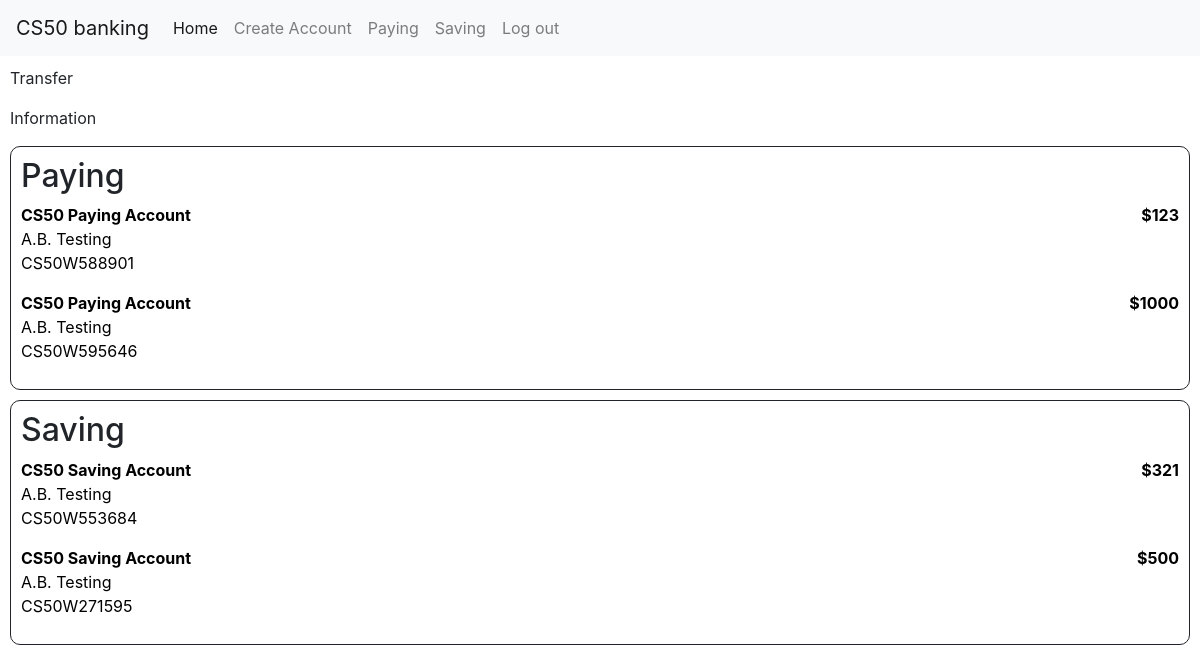
Page / (signed in) on the committed database.
### bank/models.py (models this page shows, shortened)
class Bankaccount(models.Model):
    holder = models.ManyToManyField('User', blank=False, related_name="account")
    name = models.CharField(max_length=50)
    number = models.CharField(max_length=18, unique=True)
    amount = models.IntegerField()
    type = models.CharField(max_length=4)
    interest = models.IntegerField()

class User(AbstractUser):
    def __str__(self):
        return f"{self.first_name} {self.last_name}"

### bank/views.py (the view)
# urls.py: path("", views.index, name="index"),
def index(request):
    if request.user.is_authenticated:
        user = User.objects.get(pk=request.user.id)
        return render(request, "bank/index.html", {
            "user": user,
            "paying_accounts": user.account.filter(type = "Pay"),
            "saving_accounts": user.account.filter(type = "Save")
        })
    else:
        return login_view(request)

### bank/templates/bank/index.html (shortened to what this page needs)
{% extends "bank/layout.html" %}
{% load static %}
{% block body %}
    <div id"index_container">
        <div id="index_actions">
            <p>Transfer</p>
            <p>Information</p>
        </div>
        <div id="index_paying">
            <h2>Paying</h2>
            {% for account in paying_accounts %}
                <a id="account_href" href="{% url 'account' id=account.id %}">
                    <div id="paying_account{{ account.id }}">
                        <div id="paying_account_flex">
                            <b>{{ account.name }}</b>
                            <b>${{ account.amount }}</b>
                        </div>
                        <p>
                            {{ user }}<br>
                            {{ account.number }}
                        </p>
                    </div>
                </a>
            {% endfor %}
        </div>
        <div id="index_saving">
            <h2>Saving</h2>
            {% for account in saving_accounts %}
                <a id="account_href" href="{% url 'account' id=account.id %}">
                    <div id="saving_account{{ account.id }}">
                        <div id="saving_account_flex">
                            <b>{{ account.name }}</b>
                            <b>${{ account.amount }}</b>
                        </div>
                        <p>
                            {{ user }}<br>
                            {{ account.number }}
                        </p>
                    </div>
                </a>
            {% endfor %}
        </div>
    </div>
{% endblock %}

### bank/static/bank/styles.css (style rules this page uses)
#index_paying, #index_saving, #account_transactions { border: 1px solid; border-radius: 10px; margin: 10px; padding: 10px; }
#index_actions { margin: 10px; }
#paying_account_flex, #saving_account_flex, #transaction_flex { display: flex; flex-direction: row; justify-content: space-between; }
#account_href:link, #account_href:hover, #account_href:visited, #account_href:active { color: black; text-decoration: none; }

### rows in the picture
Bankaccount: name "CS50 Paying Account", amount "123", number "CS50W588901"
User: first_name+last_name "A.B. Testing"
Bankaccount: name "CS50 Paying Account", amount "1000", number "CS50W595646"
Bankaccount: name "CS50 Saving Account", amount "321", number "CS50W553684"
Bankaccount: name "CS50 Saving Account", amount "500", number "CS50W271595"
